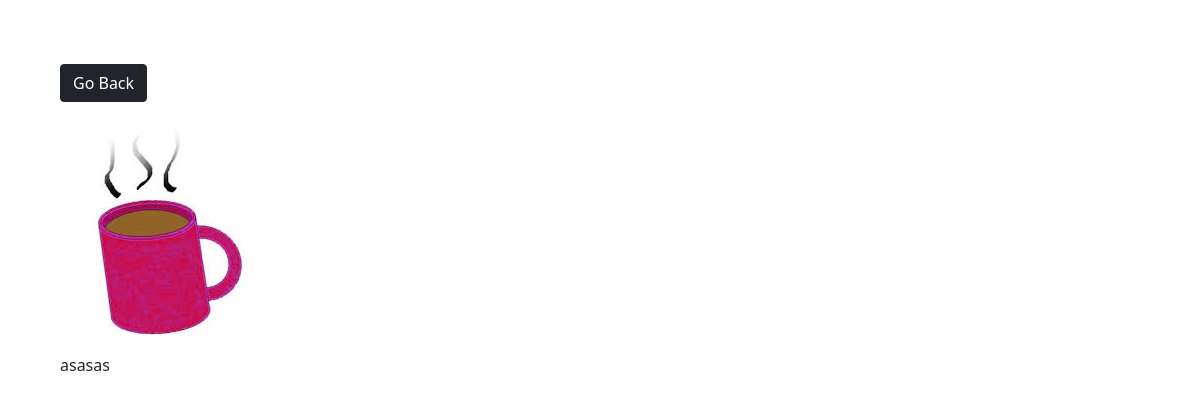
Screenshot of /photo/1/ with the database file from the repository.
### photos/models.py (models this page shows, shortened)
class Photo(models.Model):
    description=models.TextField()
    image=models.ImageField(blank=False,null=False)
    category=models.ForeignKey(Category,on_delete=models.SET_NULL,null=True)

### photos/views.py (the view)
# urls.py: path('photo/<str:pk>/',views.viewPhoto,name="photo"),
def viewPhoto(request,pk):
    photo=models.Photo.objects.get(id=pk)
    context={
        'photo':photo,
    }
    return render(request,"photos/photo.html",context)

### templates/photos/photo.html (shortened to what this page needs)
<!DOCTYPE html>
<html lang="en">
<head>
    <title>Photo</title><link href="https://cdn.jsdelivr.net/npm/bootstrap@5.1.3/dist/css/bootstrap.min.css" rel="stylesheet"
>
</head>
<body class="m-5">
    <div class="container">
        <div class="row justify-content-center">
            <div class="col">
                <a class="btn btn-dark my-3" href={% url 'gallery' %}> Go Back </a>
                <div style="height: 90vh">
                    <img style="max-width: 100%; max-width: 100%;" src={{photo.image.url}} alt="">
                    <p>{{photo.description}}</p>
                </div>
            </div>
        </div>
    </div>
</body>
</html>

### rows the page displays
Photo: image (picture), description "asasas"
